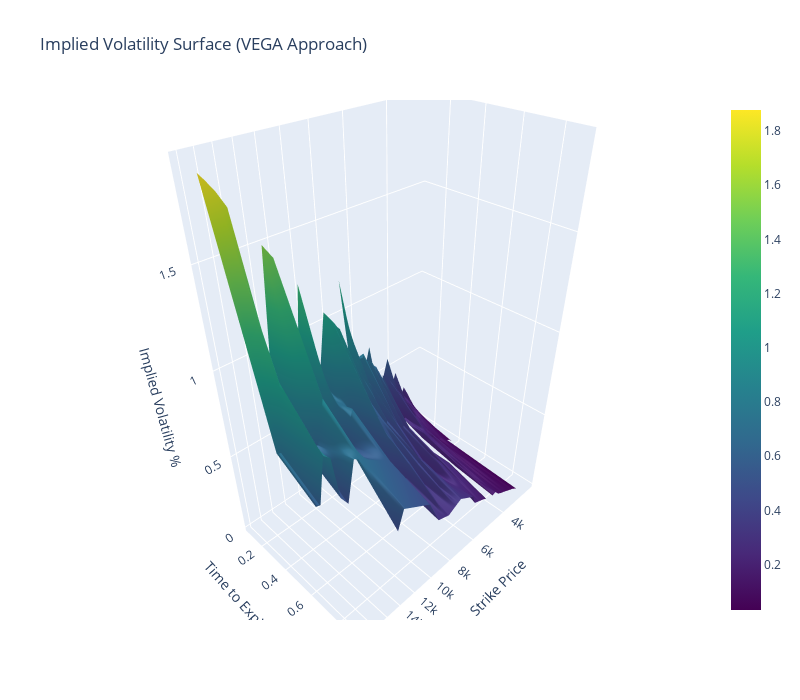

Here is the notebook cell this chart was saved with:
### Code cell
import plotly.graph_objects as go
import numpy as np
from scipy.interpolate import griddata


# Define the columns needed from your data
strikes = btc_data['Strike Price'].values
times_to_expiration = btc_data['Time to Expiration'].values
implied_vols = btc_data['calculated_implied_volatility'].values

# Create meshgrid for strikes and times_to_expiration
X, Y = np.meshgrid(np.unique(strikes), np.unique(times_to_expiration))

# Interpolate the implied volatilities to fill the grid
Z = griddata((strikes, times_to_expiration), implied_vols, (X, Y), method='linear')

# Create the interactive 3D surface plot
fig = go.Figure(data=[go.Surface(z=Z, x=X, y=Y, colorscale='Viridis')])

fig.update_layout(
    title='Implied Volatility Surface (VEGA Approach)',
    autosize=False,
    width=800,
    height=700,
    scene=dict(
        xaxis_title='Strike Price',
        yaxis_title='Time to Expiry (Years)',
        zaxis_title='Implied Volatility %',
        xaxis=dict(type="log")
    )
)

fig.show()

### Figure 1 — Plotly figure (JSON) as saved in the notebook; plotly's stock layout.template omitted (floating-point values rounded to 4 significant figures; data arrays with more than 128 entries replaced by an {"elided": "..."} marker saying what was removed)
{"data": [{"colorscale": [[0, "#440154"], [0.1111, "#482878"], [0.2222, "#3e4989"], [0.3333, "#31688e"], [0.4444, "#26828e"], [0.5556, "#1f9e89"], [0.6667, "#35b779"], [0.7778, "#6ece58"], [0.8889, "#b5de2b"], [1, "#fde725"]], "type": "surface", "x": {"elided": "6x70 int values"}, "y": {"elided": "6x70 float values"}, "z": {"elided": "6x70 float values"}}], "layout": {"autosize": false, "height": 700, "scene": {"xaxis": {"title": {"text": "Strike Price"}, "type": "log"}, "yaxis": {"title": {"text": "Time to Expiry (Years)"}}, "zaxis": {"title": {"text": "Implied Volatility %"}}}, "title": {"text": "Implied Volatility Surface (VEGA Approach)"}, "width": 800}}
